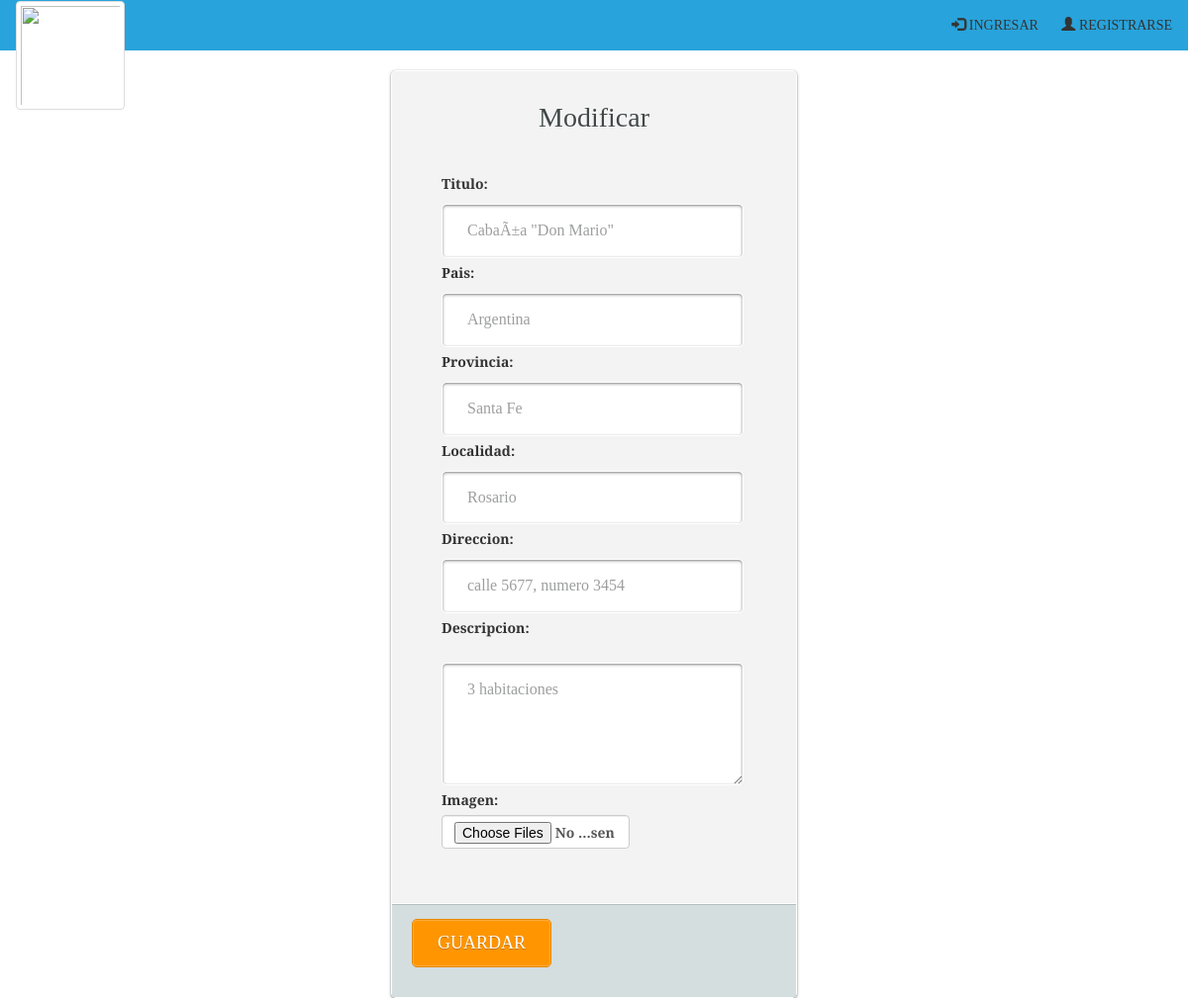
The page /modificar_propiedad.php?no=27 on the database its author committed.
### tables this page shows
CREATE TABLE `propiedad` (
  `idPropiedad` int(11) NOT NULL,
  `titulo` varchar(45) NOT NULL,
  `descripcion` text NOT NULL,
  `pais` varchar(50) NOT NULL,
  `provincia` varchar(50) NOT NULL,
  `localidad` varchar(50) NOT NULL,
  `direccion` varchar(50) NOT NULL,
  `eliminada` int(11) NOT NULL
);

### modificar_propiedad.php (the view, shortened to what this page needs)
<html>
<head>
<?php
    include("cabecera.php");
$link=conectar();
$Propiedad=$_GET['no'];
$var_consulta= "SELECT * FROM propiedad WHERE idPropiedad='$Propiedad' ";
$var_resultado = $link->query($var_consulta);
$row = mysqli_fetch_array($var_resultado);
?>
	</head>
	<body>
		<div id="wrapper" style="margin-top: 0px">
			<form name="formulario" action="modificar_propiedad2.php" method="POST" class="login-form" enctype="multipart/form-data" onsubmit="return validareg();">
				<div class="header">
					<h1>  Modificar</h1>
				</div>
				<div class="content">
					<label for="titulo">Titulo: </br></label>
					<input type="text" name="titulo" class="input username" value='<?php echo "$row[titulo]" ?>' size="25">
                    <label for="ubicacion">Pais: </br></label>
					<input type="text" name="pais" class="input username" value='<?php echo "$row[pais]" ?>'>
					<label for="ubicacion">Provincia: </br></label>
					<input type="text" name="provincia" class="input username" value='<?php echo "$row[provincia]" ?>'>
					<label for="ubicacion">Localidad: </br></label>
					<input type="text" name="localidad" class="input username" value='<?php echo "$row[localidad]" ?>'>
					<label for="ubicacion">Direccion: </br></label>
					<input type="text" name="direccion" class="input username" value='<?php echo "$row[direccion]" ?>'>
					<label for="descripcion">Descripcion: </br></la'<?php echo "$row[descripcion]" ?>'bel></br>
					<textarea id="area" name="descripcion"  rows="4" cols="25"><?php echo "$row[descripcion]" ?></textarea></br>
					<label for="imagen">Imagen: </br></label>
					<input type="file" class="form-control" id="imagen[]" name="imagen[]" multiple="" accept="image/*" upload_max_filesize = 2M post_max_size =2M >
			</div>
				<div class="footer">
					<input type="submit" name="login" value="GUARDAR" class="button" />
				</div>
			</form>
		</div>
	</body>
</html>

### css/estilos.css (style rules this page uses)
body { background-color:#ffffff ; font-family:'Bree Serif', serif; }
.login-form { width: 410px; margin: auto; position: relative; background: #f3f3f3; border: 1px solid #fff; border-radius: 5px; box-shadow: 0 1px 3px rgba(0,0,0,0.5); -moz-box-shadow: 0 1px 3px rgba(0,0,0,0.5); -webkit-box-shadow: 0 1px 3px rgba(0,0,0,0.5); }
#wrapper { width: 410px; height: 400px; margin: 70px auto; }
#wrapper h1 { text-align: center; }
.login-form .header { padding: 10px 30px 30px 30px; }
.login-form .header h1 { font-family: 'Bree Serif', serif; font-weight: 300; font-size: 28px; line-height:34px; color: #414848; text-shadow: 1px 1px 0 rgba(256,256,256,1.0); margin-bottom: 10px; }
.login-form .content { padding: 0 60px 50px 50px; width: 300; }
.login-form .content .input, #area { width: 305px; padding: 15px 25px; margin-top: 5px; margin-bottom: 5px; font-family:'Bree Serif', serif; font-weight: 400; font-size: 16px; color: #9d9e9e; text-shadow: 1px 1px 0 rgba(256,256,256,1.0); background: #fff; border: 1px solid #fff; border-radius: 5px; box-shadow: inset 0 1px 3px rgba(0,0,0,0.50); -moz-box-shadow: inset 0 1px 3px rgba(0,0,0,0.50); -webkit-box-shadow: inset 0 1px 3px rgba(0,0,0,0.50); }
.login-form .footer { padding: 15px 20px 30px 20px; overflow: auto; background: #d4dedf; border-top: 1px solid #fff; box-shadow: inset 0 1px 0 rgba(0,0,0,0.15); -moz-box-shadow: inset 0 1px 0 rgba(0,0,0,0.15); -webkit-box-shadow: inset 0 1px 0 rgba(0,0,0,0.15); }
.login-form .footer .button { padding: 11px 25px; font-family: 'Bree Serif', serif; font-weight: 300; font-size: 18px; color: #fff; text-shadow: 0px 1px 0 rgba(0,0,0,0.25); background: #FF9500; border: 1px solid #E88803; border-radius: 5px; cursor: pointer; box-shadow: inset 0 0 2px rgba(256,256,256,0.75); -moz-box-shadow: inset 0 0 2px rgba(256,256,256,0.75); -webkit-box-shadow: inset 0 0 2px rgba(256,256,256,0.75); }

### rows shown on the page
propiedad: titulo "CabaÃ±a \"Don Mario\"", pais "Argentina", provincia "Santa Fe", localidad "Rosario", direccion "calle 5677, numero 3454", descripcion "3 habitaciones"
